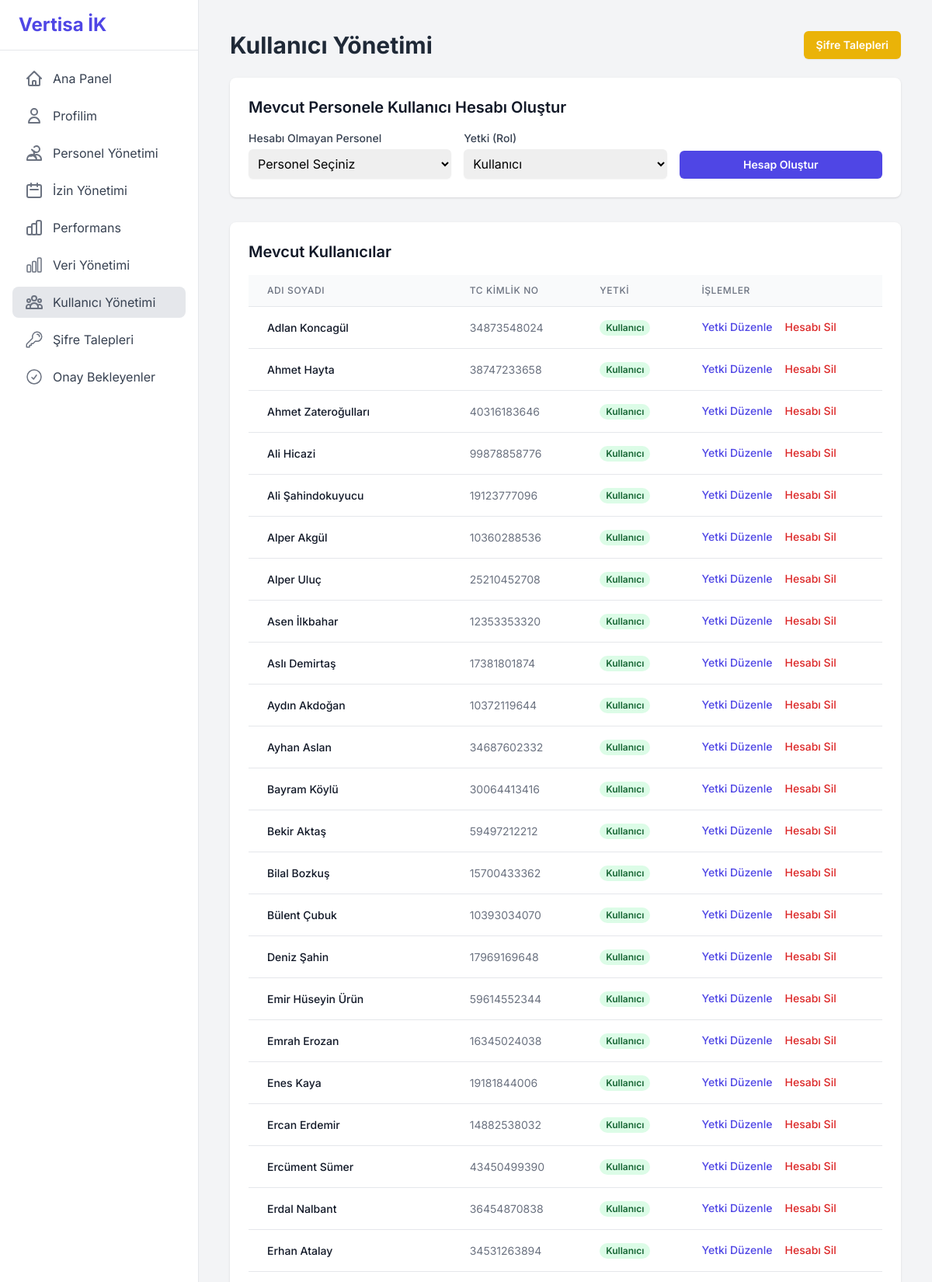
The app's page /admin/users (signed in, upper part) with its own data.
### tables this page shows
CREATE TABLE kullanicilar (id INTEGER PRIMARY KEY AUTOINCREMENT, password TEXT NOT NULL,
    role TEXT NOT NULL DEFAULT "user", calisan_id INTEGER UNIQUE NOT NULL REFERENCES calisanlar(id) ON DELETE CASCADE);

CREATE TABLE calisanlar (
        id INTEGER PRIMARY KEY AUTOINCREMENT, 
        ad TEXT NOT NULL, 
        soyad TEXT NOT NULL,
        sicil_no TEXT,
        tc_kimlik TEXT UNIQUE NOT NULL, 
        ise_baslama_tarihi TEXT, 
        isten_cikis_tarihi TEXT,
        dogum_tarihi TEXT,
        cinsiyet TEXT,
        kan_grubu TEXT,
        tel TEXT, 
        yakin_tel TEXT, 
        adres TEXT, 
        iban TEXT, 
        egitim TEXT, 
        ucreti TEXT, 
        aciklama TEXT,
        yillik_izin_bakiye INTEGER NOT NULL DEFAULT 20, 
        yaka_tipi TEXT,
        yonetici_id INTEGER REFERENCES calisanlar(id), 
        sube_id INTEGER REFERENCES subeler(id),
        departman_id INTEGER REFERENCES departmanlar(id),
        gorev_id INTEGER REFERENCES gorevler(id), 
        mail TEXT UNIQUE,
        onay_durumu TEXT NOT NULL DEFAULT 'Onaylandı', 
        admin_notu TEXT
    );

### app/admin.py (the view)
@bp.route('/users')
@admin_required
def user_management():
    db = g.db
    requests_count = db.execute("SELECT COUNT(id) FROM sifre_sifirlama_talepleri WHERE durum = 'Beklemede'").fetchone()[0]
    users = db.execute("SELECT u.id, u.role, c.ad, c.soyad, c.tc_kimlik FROM kullanicilar u JOIN calisanlar c ON u.calisan_id = c.id ORDER BY c.ad, c.soyad").fetchall()
    unlinked_personnel = db.execute("SELECT id, ad, soyad, sicil_no FROM calisanlar WHERE id NOT IN (SELECT calisan_id FROM kullanicilar WHERE calisan_id IS NOT NULL) AND onay_durumu = 'Onaylandı'").fetchall()
    return render_template('user_management.html', users=users, password_requests_count=requests_count, unlinked_personnel=unlinked_personnel)

### app/auth.py (called while the page is built)
def admin_required(view):
    @wraps(view)
    def wrapped_view(**kwargs):
        if session.get('role') != 'admin':
            flash("Bu sayfaya erişim yetkiniz bulunmamaktadır.", "danger")
            return redirect(url_for('dashboard.index'))
        return view(**kwargs)
    return wrapped_view

### app/templates/user_management.html (shortened to what this page needs)
{% extends "base.html" %}
{% block content %}
<div class="flex justify-between items-center mb-6">
    <h1 class="text-3xl font-bold text-gray-800">Kullanıcı Yönetimi</h1>
    <a href="{{ url_for('admin.password_requests') }}" class="inline-flex items-center justify-center rounded-md bg-yellow-500 px-4 py-2 text-sm font-semibold text-white shadow-sm hover:bg-yellow-600">
        Şifre Talepleri
    </a>
</div>
<div class="bg-white rounded-lg shadow p-6 mb-8">
    <h2 class="text-xl font-semibold text-gray-900 mb-4">Mevcut Personele Kullanıcı Hesabı Oluştur</h2>
    <form action="{{ url_for('admin.add_user') }}" method="POST" class="grid grid-cols-1 md:grid-cols-3 gap-4 items-end">
        <div class="md:col-span-1">
            <label for="calisan_id" class="block text-sm font-medium text-gray-700">Hesabı Olmayan Personel</label>
            <select name="calisan_id" id="calisan_id" required class="mt-1 block w-full rounded-md border-gray-300 shadow-sm p-2">
                <option value="" disabled selected>Personel Seçiniz</option>
            </select>
        </div>
        <div class="md:col-span-1">
            <label for="role" class="block text-sm font-medium text-gray-700">Yetki (Rol)</label>
            <select name="role" id="role" class="mt-1 block w-full rounded-md border-gray-300 shadow-sm p-2">
                <option value="user">Kullanıcı</option>
            </select>
        </div>
        <div class="md:col-span-1">
            <button type="submit" class="w-full rounded-md bg-indigo-600 px-4 py-2 text-sm font-semibold text-white shadow-sm hover:bg-indigo-500">Hesap Oluştur</button>
        </div>
    </form>
</div>
<div class="bg-white rounded-lg shadow p-6">
    <h2 class="text-xl font-semibold text-gray-900 mb-4">Mevcut Kullanıcılar</h2>
    <div class="overflow-x-auto">
        <table class="min-w-full divide-y divide-gray-200">
            <thead class="bg-gray-50">
                <tr>
                    <th class="px-6 py-3 text-left text-xs font-medium text-gray-500 uppercase tracking-wider">Adı Soyadı</th>
                    <th class="px-6 py-3 text-left text-xs font-medium text-gray-500 uppercase tracking-wider">TC Kimlik No</th>
                    <th class="px-6 py-3 text-left text-xs font-medium text-gray-500 uppercase tracking-wider">Yetki</th>
                    <th class="px-6 py-3 text-left text-xs font-medium text-gray-500 uppercase tracking-wider">İşlemler</th>
                </tr>
            </thead>
            <tbody class="bg-white divide-y divide-gray-200">
                {% for user in users %}
                <tr class="hover:bg-gray-50 transition-colors duration-150">
                    <td class="px-6 py-4 whitespace-nowrap text-sm font-medium text-gray-900">{{ user.ad }} {{ user.soyad }}</td>
                    <td class="px-6 py-4 whitespace-nowrap text-sm text-gray-500">{{ user.tc_kimlik }}</td>
                    <td class="px-6 py-4 whitespace-nowrap text-sm text-gray-500">
                        {% if user.role == 'admin' %}
                            <span class="px-2 inline-flex text-xs leading-5 font-semibold rounded-full bg-red-100 text-red-800">Admin</span>
                        {% elif user.role == 'manager' %}
                             <span class="px-2 inline-flex text-xs leading-5 font-semibold rounded-full bg-blue-100 text-blue-800">Yönetici</span>
                        {% else %}
                            <span class="px-2 inline-flex text-xs leading-5 font-semibold rounded-full bg-green-100 text-green-800">Kullanıcı</span>
                        {% endif %}
                    </td>
                    <td class="px-6 py-4 whitespace-nowrap text-sm font-medium flex items-center space-x-4">
                        <a href="{{ url_for('admin.edit_user', user_id=user.id) }}" class="text-indigo-600 hover:text-indigo-900">Yetki Düzenle</a>
                        {% if user.id != session.user_id %}
                        <form action="{{ url_for('admin.delete_user', user_id=user.id) }}" method="POST" onsubmit="return confirm('Bu kullanıcı hesabını silmek istediğinizden emin misiniz? Personel kaydı silinmeyecektir.');">
                            <button type="submit" class="text-red-600 hover:text-red-900">Hesabı Sil</button>
                        </form>
                        {% endif %}
                    </td>
                </tr>
                {% endfor %}
            </tbody>
        </table>
    </div>
</div>
{% endblock %}

### app/templates/base.html (style rules this page uses)
body { font-family: 'Inter', sans-serif; }

### records on screen
kullanicilar: ad "Adlan", soyad "Koncagül", tc_kimlik "34873548024", role "Kullanıcı"
kullanicilar: ad "Ahmet", soyad "Hayta", tc_kimlik "38747233658", role "Kullanıcı"
kullanicilar: ad "Ahmet", soyad "Zateroğulları", tc_kimlik "40316183646", role "Kullanıcı"
kullanicilar: ad "Ali", soyad "Hicazi", tc_kimlik "99878858776", role "Kullanıcı"
kullanicilar: ad "Ali", soyad "Şahindokuyucu", tc_kimlik "19123777096", role "Kullanıcı"
kullanicilar: ad "Alper", soyad "Akgül", tc_kimlik "10360288536", role "Kullanıcı"
kullanicilar: ad "Alper", soyad "Uluç", tc_kimlik "25210452708", role "Kullanıcı"
kullanicilar: ad "Asen", soyad "İlkbahar", tc_kimlik "12353353320", role "Kullanıcı"
kullanicilar: ad "Aslı", soyad "Demirtaş", tc_kimlik "17381801874", role "Kullanıcı"
kullanicilar: ad "Aydın", soyad "Akdoğan", tc_kimlik "10372119644", role "Kullanıcı"
kullanicilar: ad "Ayhan", soyad "Aslan", tc_kimlik "34687602332", role "Kullanıcı"
kullanicilar: ad "Bayram", soyad "Köylü", tc_kimlik "30064413416", role "Kullanıcı"
kullanicilar: ad "Bekir", soyad "Aktaş", tc_kimlik "59497212212", role "Kullanıcı"
kullanicilar: ad "Bilal", soyad "Bozkuş", tc_kimlik "15700433362", role "Kullanıcı"
kullanicilar: ad "Bülent", soyad "Çubuk", tc_kimlik "10393034070", role "Kullanıcı"
kullanicilar: ad "Deniz", soyad "Şahin", tc_kimlik "17969169648", role "Kullanıcı"
kullanicilar: ad "Emir Hüseyin", soyad "Ürün", tc_kimlik "59614552344", role "Kullanıcı"
kullanicilar: ad "Emrah", soyad "Erozan", tc_kimlik "16345024038", role "Kullanıcı"
kullanicilar: ad "Enes", soyad "Kaya", tc_kimlik "19181844006", role "Kullanıcı"
kullanicilar: ad "Ercan", soyad "Erdemir", tc_kimlik "14882538032", role "Kullanıcı"
kullanicilar: ad "Ercüment", soyad "Sümer", tc_kimlik "43450499390", role "Kullanıcı"
kullanicilar: ad "Erdal", soyad "Nalbant", tc_kimlik "36454870838", role "Kullanıcı"
kullanicilar: ad "Erhan", soyad "Atalay", tc_kimlik "34531263894", role "Kullanıcı"
